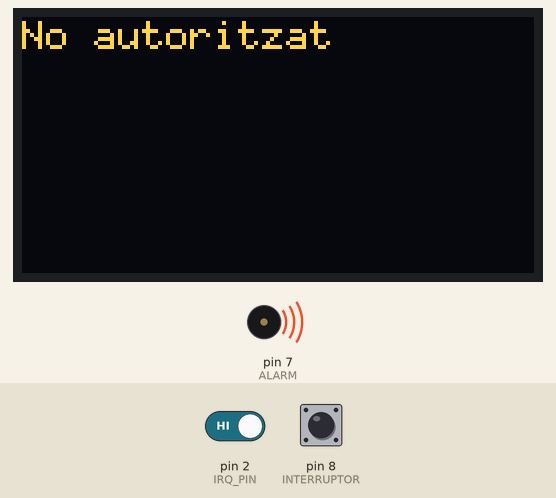
A sketch run on a simulated Arduino Uno, built with avr-gcc and run on an emulated ATmega328P. Parts: 128×64 one-colour display, buzzer (waves = sounding). Inputs (shaded band) come from the test bench; at power-on: pin 2 (IRQ_PIN) HIGH, pin 8 (INTERRUPTOR) HIGH. The OLED is the two-colour kind (top 16 rows yellow); what the sketch prints to the serial monitor is not drawn.

Above: at 1.3 s.
1.4 s: pin 2 (IRQ_PIN) driven LOW
3.1 s: pin 8 (INTERRUPTOR) pulled LOW for 3.2 s
At 4.0 s:
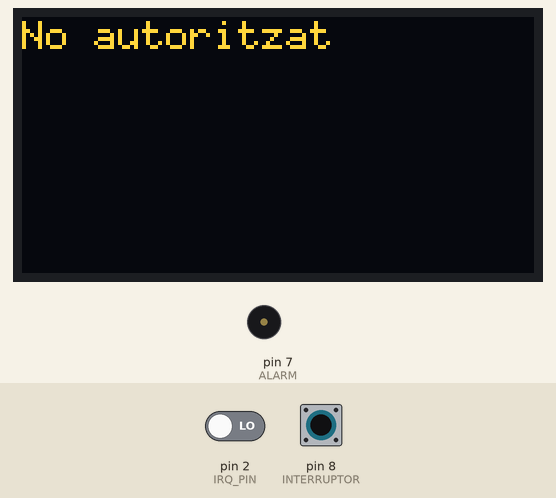
At 6.35 s:
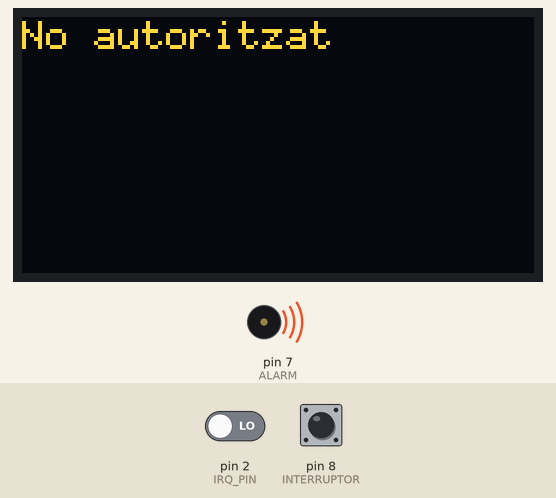
Timing chart, 0 to 13.8 s (numbered marks = the images above; inputs shaded):
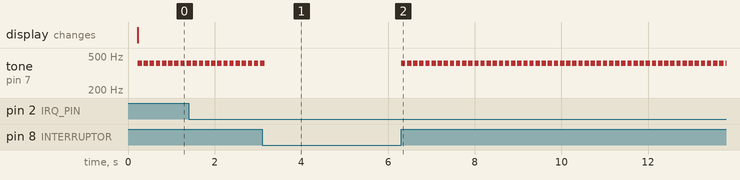

The sketch:

estoiginteligent.cc.ino
```cpp
// (licence header left out)
//Pantalla
#include <U8g2lib.h>
#include <Wire.h>
U8G2_SSD1306_128X64_NONAME_F_HW_I2C u8g2(U8G2_R0, U8X8_PIN_NONE);

//Alarma
#include <EasyBuzzer.h>
#define ALARM 7

//Interruptor
#define INTERRUPTOR 8

//Targeta
#include <SPI.h>
#include <MFRC522.h>
#define RST_PIN   9  // Configurable, see typical pin layout above
#define SS_PIN   10  // Configurable, see typical pin layout above
#define IRQ_PIN   2  // Configurable, depends on hardware
MFRC522 mfrc522(SS_PIN, RST_PIN); // Create MFRC522 instance
MFRC522::MIFARE_Key key;
volatile bool bNewInt = false;
byte regVal = 0x7F;

const byte targetaAdriana[] = { 0x2F, 0xA2, 0x28, 0xC3};
bool autoritzat = false;
const int loopDelayMilis = 100;
int milisegonsAutoritzat = 0;
bool alarmaActivada = false;
bool obertDeManeraSegura = false;

void configurarLectorTargetes() {
  Serial.println("Configurant lector targetes...");
  SPI.begin();
  mfrc522.PCD_Init();
  pinMode(IRQ_PIN, INPUT_PULLUP); // Setup the IRQ pin
  // Allow the irq to be propagated to the IRQ pin
  regVal = 0xA0; // Rx IRQ
  mfrc522.PCD_WriteRegister(mfrc522.ComIEnReg, regVal);
  bNewInt = false; // Interrupt flag
  //  Activate the interrupt
  attachInterrupt(digitalPinToInterrupt(IRQ_PIN), llegirInterrupcio, FALLING);
  delay(100);
  Serial.println("Configurant lector targetes... ok.");
}


void configurarPantalla() {
  u8g2.setFont(u8g2_font_6x10_tf);
  u8g2.setFontRefHeightExtendedText();
  u8g2.setDrawColor(1);
  u8g2.setFontPosTop();
  u8g2.setFontDirection(0);
  u8g2.begin();
}


void llegirInterrupcio(){
  bNewInt = true;
}

void llegirTargeta(){
  if (bNewInt) {
    Serial.println(F("Interrupt."));

    bool hihaTargeta = mfrc522.PICC_ReadCardSerial(); // Read the tag data
    if (hihaTargeta){
      Serial.println(F("Hi ha targeta..."));
      byte *codi = mfrc522.uid.uidByte;
      bool esValida = true;

      Serial.print(F("Codi UID:"));
      for(byte i = 0; i < mfrc522.uid.size; i++) {
        Serial.print(codi[i] < 0x10 ? " 0" : " ");
        Serial.print(codi[i], HEX);
        esValida = esValida && codi[i] == targetaAdriana[i];
      }
      Serial.println("");

      if(esValida) {
        Serial.println(F("Es valida"));
        autoritzat = true;
        alarmaActivada = false;
      }
      else {
        Serial.println(F("No Es valida"));
      }

    }

    clearInt(mfrc522);
    mfrc522.PICC_HaltA();
    bNewInt = false;
  }
  activateRec(mfrc522);
}

// The function sending to theMFRC522 the needed commands to activate the reception
void activateRec(MFRC522 mfrc522) {
  mfrc522.PCD_WriteRegister(mfrc522.FIFODataReg, mfrc522.PICC_CMD_REQA);
  mfrc522.PCD_WriteRegister(mfrc522.CommandReg, mfrc522.PCD_Transceive);
  mfrc522.PCD_WriteRegister(mfrc522.BitFramingReg, 0x87);
}
// The function to clear the pending interrupt bits after ISR
void clearInt(MFRC522 mfrc522) {
  mfrc522.PCD_WriteRegister(mfrc522.ComIrqReg, 0x7F);
}


void dibuixarPantalla() {
  u8g2.clearBuffer();
  if(autoritzat){
    u8g2.drawStr(0, 0, "Autoritzat");
  }
  else {
    u8g2.drawStr(0, 0, "No autoritzat");
  }

  u8g2.sendBuffer();
}

void setup() {

  Serial.begin(9600);

  configurarPantalla();
  configurarLectorTargetes();

  pinMode(INTERRUPTOR, INPUT_PULLUP);
  pinMode(ALARM, OUTPUT);

}

void beep() {
  tone(ALARM, 410, loopDelayMilis);
}

void stopBeep() {
  digitalWrite(ALARM, LOW);
}

void loop() {
  dibuixarPantalla();
  llegirTargeta();

  milisegonsAutoritzat += loopDelayMilis;
  if(milisegonsAutoritzat > 3000){
    autoritzat = false;
    milisegonsAutoritzat = 0;
  }

  int estoigObert = digitalRead(INTERRUPTOR);
  if(estoigObert == HIGH){
    //estoig obert
    if(autoritzat == false) {
      if(obertDeManeraSegura == false) {
        alarmaActivada = true;
      }
    }
    else {
      //Sí autoritzat
      obertDeManeraSegura = true;
    }
  }
  else { //estoig tancat
    alarmaActivada = false;
    obertDeManeraSegura = false;
  }

  if(alarmaActivada){
    beep();
  }
  else{
    stopBeep();
  }

  delay(loopDelayMilis);
}
```

Measured:
- by itself, tone on pin 7 (ALARM): repeats every 0.14 s: 410 Hz 0.10 s, silent 0.04 s
